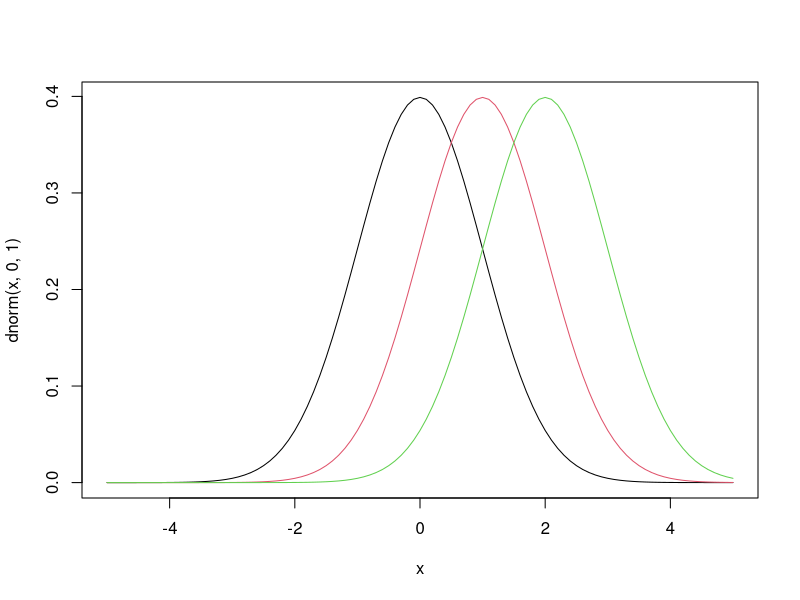
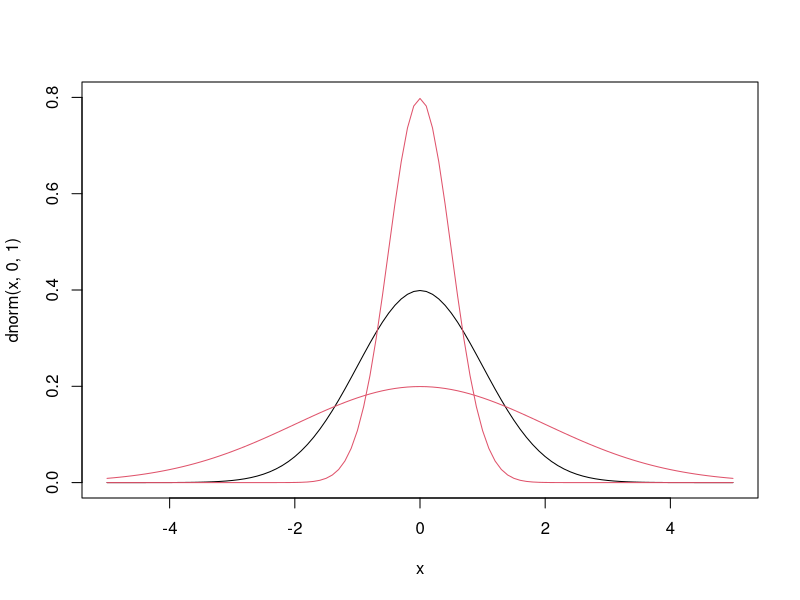
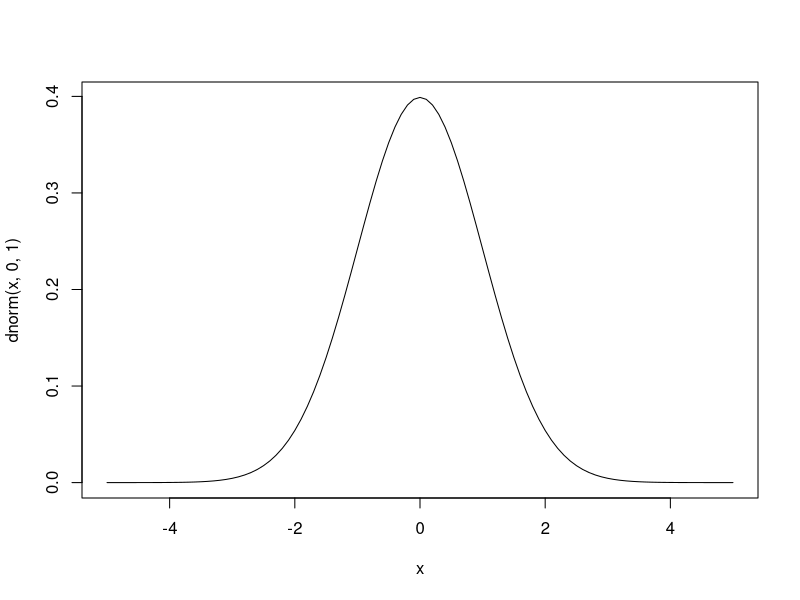
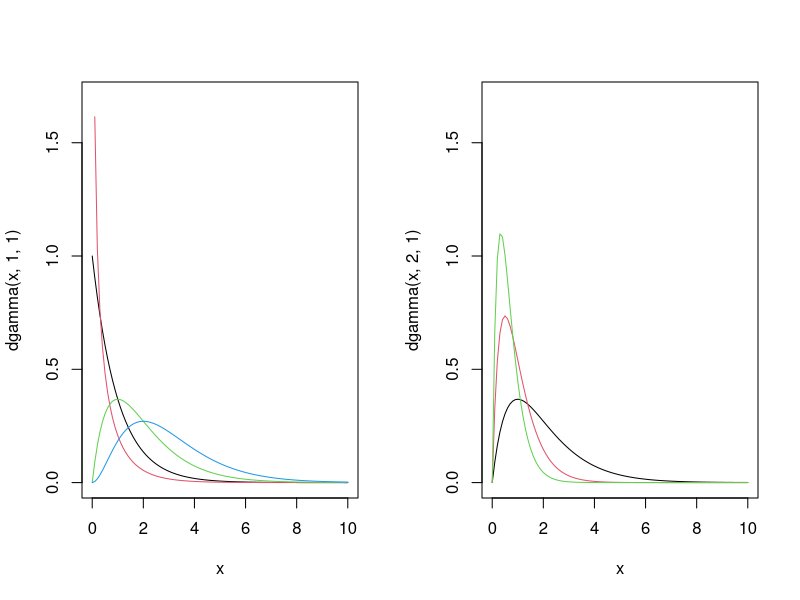
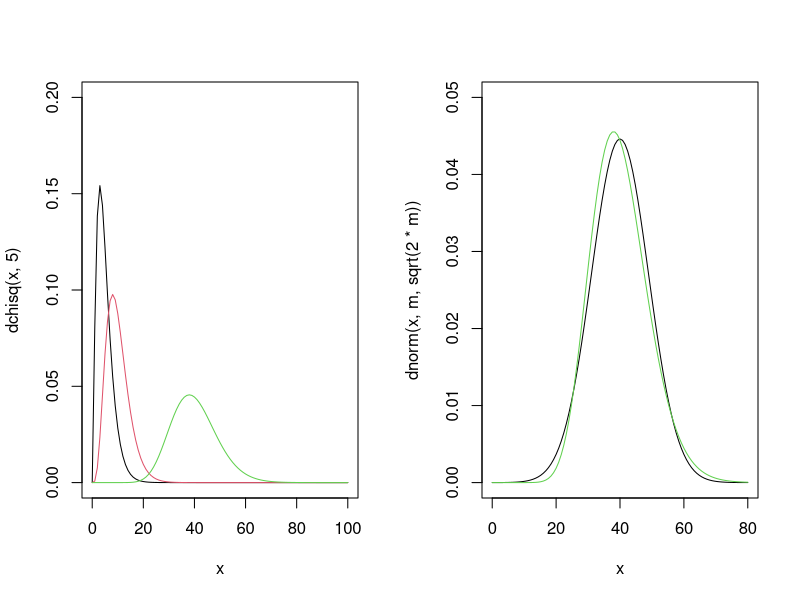
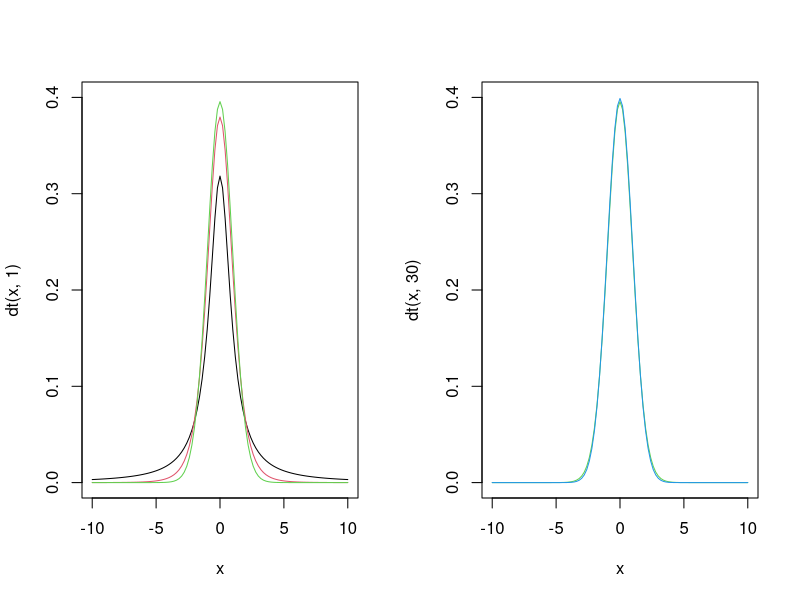
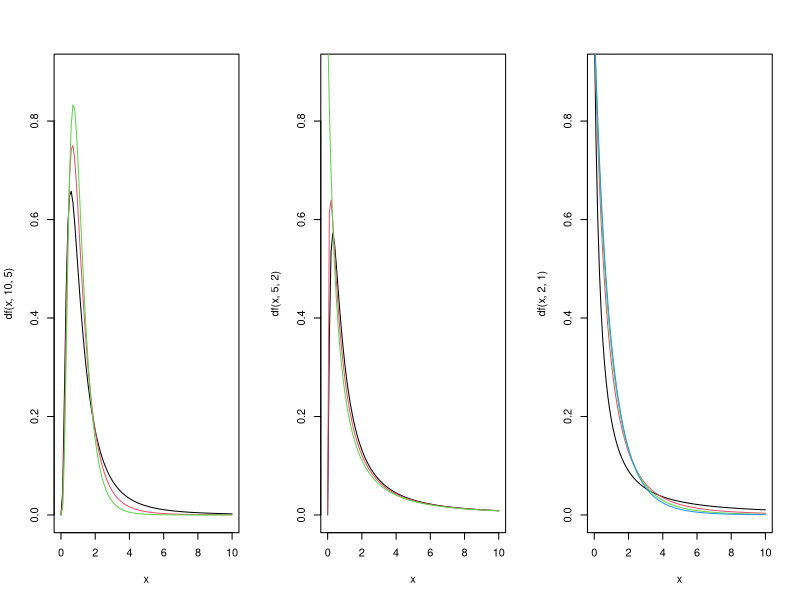

Generate these figures, in order, with R:
#1------------
# curve(dnorm(x,m,s),from=-6,to=6)
#a
curve(dnorm(x,0,1), xlim=c(-5,5))
curve(dnorm(x,1,1), xlim=c(-5,5),add=TRUE, col=2)
curve(dnorm(x,2,1), xlim=c(-5,5),add=TRUE, col=3)
#b
curve(dnorm(x,0,1), xlim=c(-5,5), ylim=c(0,0.8))
curve(dnorm(x,0,0.5), xlim=c(-5,5),add=TRUE, col=2)
curve(dnorm(x,0,2), xlim=c(-5,5),add=TRUE, col=2)

#2-------------

#Do Domu - dla innego rozkładu niż normalny oraz dla couchyego -3, 3
curve(dnorm(x,0,1), xlim=c(-5,5))

#3------------
#a
pnorm(179,173,6)
#b
pnorm(180,173,6)-pnorm(167,173,6)
#c
1-pnorm(181,173,6)
pnorm(181,173,6, lower.tail=FALSE)
#d
qnorm(0.6,173,6)

#4-------------
#a 
qnorm(0.95)
#b
qnorm(0.975)
#c
qt(0.95,10)
#d
qt(0.99,20)
#e
qchisq(0.9,4)
#f
qchisq(0.95,10)
#g
qf(0.95,2,10)
#h
qf(0.99,3,18)

#5------------
par(mfrow=c(1,2))
#mfcol - wypełnia kolumnami
#a
curve(dgamma(x,1,1), xlim=c(0,10), ylim=c(0,1.7))
curve(dgamma(x,0.5,1), add=TRUE, col=2)
curve(dgamma(x,2,1), add=TRUE, col=3)
curve(dgamma(x,3,1), add=TRUE, col=4)
#b
curve(dgamma(x,2,1), xlim=c(0,10), ylim=c(0,1.7))
curve(dgamma(x,2,2), add=TRUE, col=2)
curve(dgamma(x,2,3), add=TRUE, col=3)

#6-----------------
par(mfrow=c(1,2))
#a
curve(dchisq(x,5), xlim=c(0,100), ylim=c(0,0.2))
curve(dchisq(x,10), add=TRUE, col=2)
curve(dchisq(x,40), add=TRUE, col=3)
#b
m=40
curve(dnorm(x,m,sqrt(2*m)), xlim=c(0,2*m), ylim=c(0,0.05))
curve(dchisq(x,m), add=TRUE, col=3)

#7-----------------
par(mfrow=c(1,2))

curve(dt(x,1), xlim=c(-10,10), ylim=c(0,0.4))
curve(dt(x,5), add=TRUE, col=2)
curve(dt(x,30), add=TRUE, col=3)

curve(dt(x,30), xlim=c(-10,10), ylim=c(0,0.4), col=3)
curve(dnorm(x,0,1), add=TRUE, col=4)

#8---------------
par(mfrow=c(1,3))
#a
curve(df(x,10,5), xlim=c(0,10), ylim=c(0,0.9))
curve(df(x,10,10), add=TRUE, col=2)
curve(df(x,10,20), add=TRUE, col=3)
#b
curve(df(x,5,2), xlim=c(0,10), ylim=c(0,0.9))
curve(df(x,3,2), add=TRUE, col=2)
curve(df(x,2,2), add=TRUE, col=3)
#c
curve(df(x,2,1), xlim=c(0,10), ylim=c(0,0.9))
curve(df(x,2,5), add=TRUE, col=2)
curve(df(x,2,10), add=TRUE, col=3)
curve(df(x,2,20), add=TRUE, col=4)




#5-Cudowne-Chwile-----------
#Do domu

